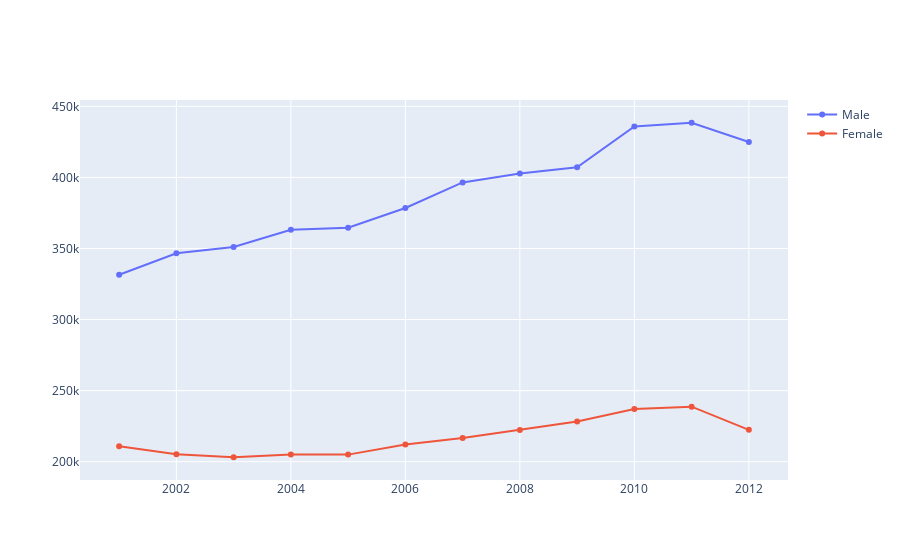

The cell this chart's notebook holds for it:
### Code cell
male_year_total,female_year_total = [],[]

for i in year_all:
    male_year_total.append(sum(df[(df['Year']==i) & (df['Gender']=='Male') ]['Total']))
    female_year_total.append(sum(df[(df['Year']==i) & (df['Gender']=='Female') ]['Total']))
    
fig = go.Figure()
fig.add_trace(go.Scatter(x=year_all, y=male_year_total,mode='lines+markers',name='Male'))
fig.add_trace(go.Scatter(x=year_all, y=female_year_total,mode='lines+markers',name='Female'))
fig.show()

### Figure 1 — Plotly figure (JSON) as saved in the notebook; plotly's stock layout.template omitted (floating-point values rounded to 4 significant figures)
{"data": [{"mode": "lines+markers", "name": "Male", "type": "scatter", "x": [2001, 2002, 2003, 2004, 2005, 2006, 2007, 2008, 2009, 2010, 2011, 2012], "y": [331563, 346645, 351081, 363236, 364557, 378506, 396455, 402704, 407099, 435897, 438455, 424890]}, {"mode": "lines+markers", "name": "Female", "type": "scatter", "x": [2001, 2002, 2003, 2004, 2005, 2006, 2007, 2008, 2009, 2010, 2011, 2012], "y": [210877, 205335, 203137, 205113, 204988, 212037, 216664, 222310, 228330, 237029, 238704, 222398]}], "layout": {}}
